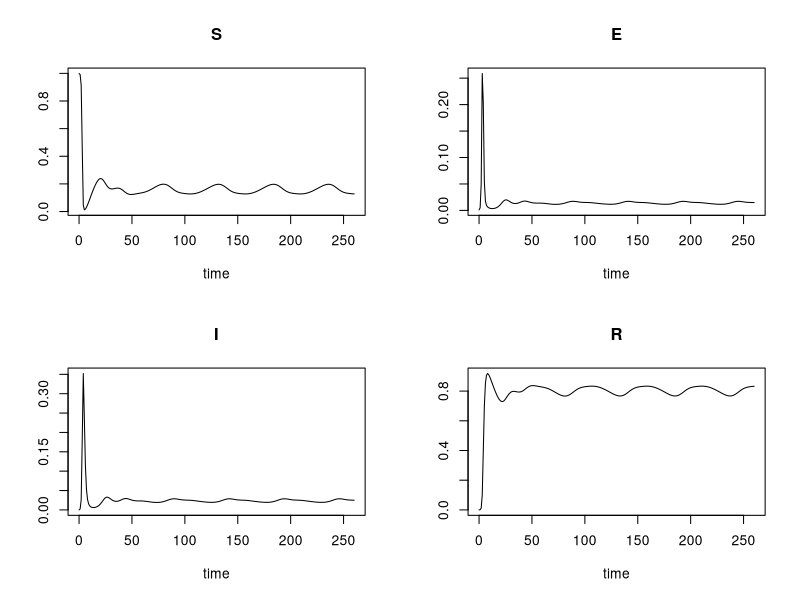
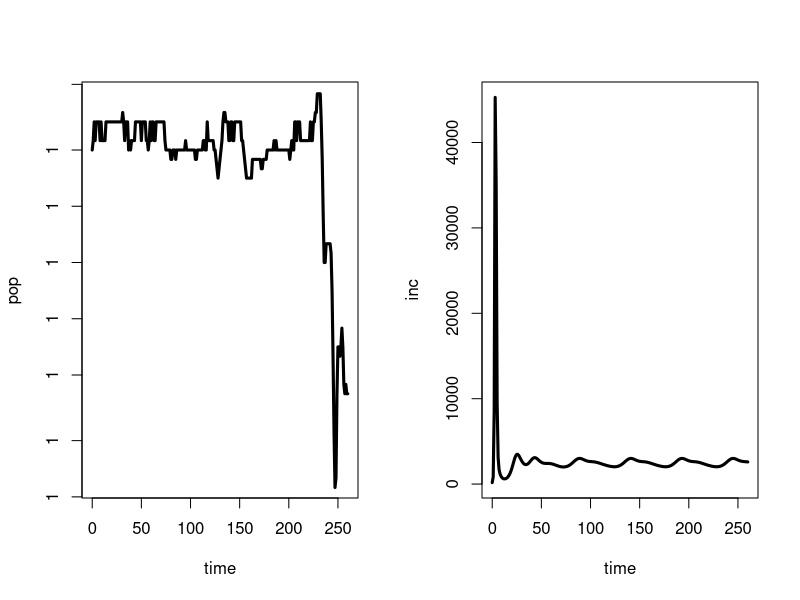
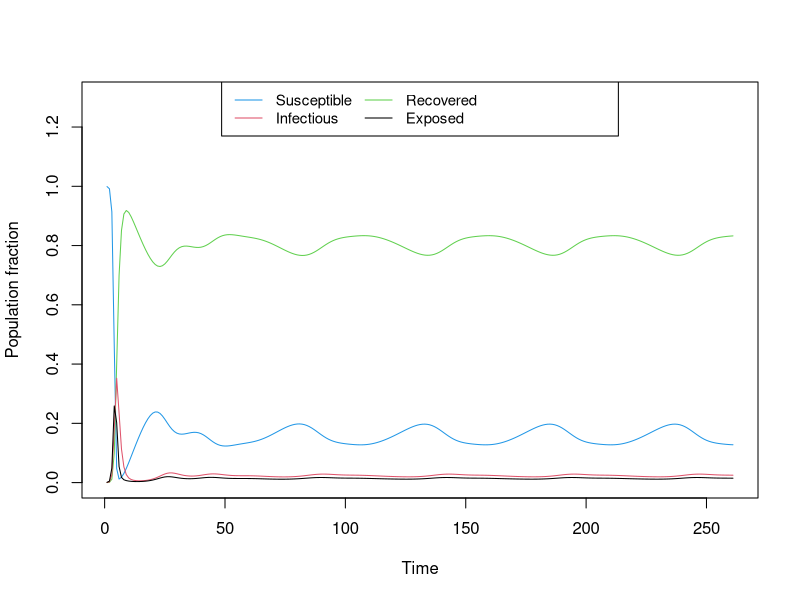

Write the R code that produced these figures, in order.
########################## #
#SEIR model for RSV-------
########################## #

setwd("/home/phuong/phuonght/gitKraken_project/RSV")

library(deSolve)

######################################### #
# MODEL SETTINGS                     ----
######################################### #

##  latency period: 4 days [2-6]
##  infectious period : 6.7 days [ 1-21], 10 days [7-12]
##  duration of immunity: 230 days / 200 days

######################################### #
# MODEL SETTINGS                     ----
######################################### #
pop_size          <- 100000
num_days          <- 500
num_weeks         <- 52*5
R0                <- 3
num_days_infected <- 6.7
num_days_exposed  <- 4
num_days_waning   <- 230 # best fit : 23.5 weeks => 164.5days
num_weeks_waning  <- 23.5
infected_seeds    <- 100 # ? 

######################################### #
# INITIALIZE PARAMETERS AND POPULATION ----
######################################### #
# recovery parameter
nui  <- 1/(num_days_infected/7)
# transmission parameter
beta0 <- 1.99 #average transmission rate
beta1 <- 0.65 #degree of seasonality [ 0,1], higher value stronger seasonal driver
phi <- 2.43 # shift phase
# beta <- beta0*(1+beta1*cos(2*pi*t/52)+phi)## t need to be updated 

#rate of movement from latent to infectious stage
gamma <- 1/(num_days_exposed/7)
# duration of immunity
v <- 1/(num_days_waning/7)
# death rate 
mu <- 1/(80*52)
# birth rate
muo <- 1/(80*52)

# # population states
S <- 1 - (infected_seeds/pop_size)
E <- infected_seeds/pop_size
I <- 0
R <- 0

######################################### #
# SET FUNCTION PARAMETERS            ----
######################################### #
# set time frame
times      <- seq(0, num_weeks, by = 1)

# set initial health states
states     <- c(S = S,E = E, I = I, R = R)

# set parameters
params     <- c(gamma = gamma, nui = nui, v = v,mu = mu,
                beta0 = beta0, beta1 = beta1, phi = phi)

######################################### #
# CREATE SIRV FUNCTION               ----
######################################### #
# define a function for the ODE-solver with 3 function parameters (required)
#  * times  = current time point (not yet used here, in the absence of seasonality)
#  * states = current health states, to calculate updates
#  * params = epidemiogical parameters, used in the differential equations
#
# Note: updating the health states over time and keeping track of the changes, is handled by the
# ode-function of the 'deSolve' package.
sirv_func <- function(t, states, params) {

  # rename states and parameters
  S     <- states['S']
  E     <- states['E']
  I     <- states['I']
  R     <- states['R']
  beta <- beta0*(1+beta1*cos(2*pi*t/52)+phi)
  # gamma <- params['gamma']
  # nui   <- params['nui']
  # v   <- params['v']
  


  # calculate state changes
  dS <- muo -beta*S*I + v*R - mu*S
  dE <- beta*S*I - gamma*E - mu*E
  dI <- gamma*E - nui*I -mu*I
  dR <- nui*I - v*R - mu*R

  # return (dS, dI, dR) as a vector in a list (required for the 'solve' function)
  return(list(c(dS, dE, dI, dR)))
}

######################################### #
# SOLVE ODE                          ----
######################################### #
# use the 'ode' function of deSolve package with our SIR function, health states and parameters
out <- ode(func = sirv_func, y = states, times = times, parms = params)
plot(out)

# convert the 'out' matrix into a data-frame (to enable the use of '$' to access a column by name)
out <- as.data.frame(out)

# total population
pop<-out[,"S"]+out[,"E"]+out[,"I"]+out[,"R"]
# weekly incidence
# inc <- params["report"]*params["gamma"]*out[,"E"]
inc <- params["gamma"]*out[,"E"]*pop_size
# make a new panel
par(mfrow=c(1,2))
# more plots
time<-out[,"time"]
plot(time,pop,type='l',lwd=3)
plot(time,inc,type='l',lwd=3)


######################################### #
# PLOT RESULTS                       ----
######################################### #

# # open pdf-stream (optional)
# pdf('SIR_example.pdf',6,4) 

# plot susceptible class
par(mfrow = c(1,1))
plot(out$S,
     type = 'l',
     xlab = 'Time',
     ylab = 'Population fraction',
     ylim = c(0,1.3),
     col  = 4)
lines(out$R, col=3)
lines(out$I, col=2)
lines(out$E, col=1)

# add legend
legend(x      = 'top', 
       legend = c('Susceptible','Infectious','Recovered',"Exposed"), 
       col    = c(4,2,3,1), 
       lwd    = 1,
       ncol   = 3,
       cex    = 0.9)

# # close pdf-stream (optional)
# dev.off()
